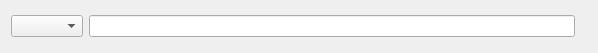
<?xml version="1.0" encoding="UTF-8"?>
<ui version="4.0">
 <class>AdvSearchOneLineWidget</class>
 <widget class="QDialog" name="AdvSearchOneLineWidget">
  <property name="geometry">
   <rect>
    <x>0</x>
    <y>0</y>
    <width>598</width>
    <height>53</height>
   </rect>
  </property>
  <property name="windowTitle">
   <string>Dialog</string>
  </property>
  <layout class="QHBoxLayout" name="horizontalLayout_4">
   <item>
    <layout class="QHBoxLayout" name="horizontalLayout_2">
     <item>
      <layout class="QHBoxLayout" name="horizontalLayout_3">
       <item>
        <widget class="QComboBox" name="comboBox"/>
       </item>
       <item>
        <widget class="QLineEdit" name="lineEdit"/>
       </item>
      </layout>
     </item>
    </layout>
   </item>
   <item>
    <layout class="QHBoxLayout" name="horizontalLayout">
     <item>
      <widget class="ClickableLabel" name="widget_plus" native="true"/>
     </item>
     <item>
      <widget class="ClickableLabel" name="widget_minus" native="true"/>
     </item>
    </layout>
   </item>
  </layout>
 </widget>
 <customwidgets>
  <customwidget>
   <class>ClickableLabel</class>
   <extends>QWidget</extends>
   <header location="global">Clickablelabel.h</header>
   <container>1</container>
  </customwidget>
 </customwidgets>
 <resources/>
 <connections/>
</ui>
